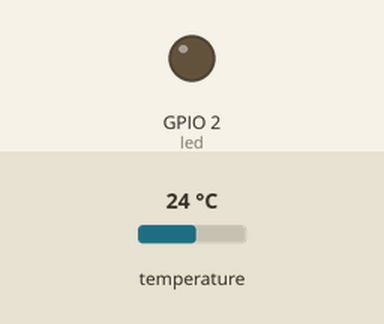
This program was run on a simulated ESP32 board running MicroPython. Shown: output pins drawn as LEDs (lit = HIGH). The inputs (shaded band) are chosen by the test bench; at power-on: temperature 24 °C. WiFi joins after 1.5 s; no MQTT or app messages arrive unless stated; what the program prints to the serial console is not drawn.

Above: at 0.1 s.
Timing chart, 0 to 4.0 s (numbered marks = the images above):
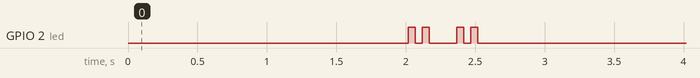

The program:

main.py
```python
import machine
import network
import time
import config
from umqtt.simple import MQTTClient
import ds18x20
import onewire

led = machine.Pin(2, machine.Pin.OUT)
ow = onewire.OneWire(machine.Pin(config.ow_pin))
ds = ds18x20.DS18X20(ow)


def wifi_connect():
    print("connecting to wifi...")
    sta_if = network.WLAN(network.STA_IF)
    wifi_connected = sta_if.isconnected()
    if not sta_if.active():
        sta_if.active(True)
    while not wifi_connected:
        print(f"connecting to ssid {config.wifi_ssid}...")
        try:
            sta_if.connect(config.wifi_ssid, config.wifi_password)
        except OSError:
            pass
        wifi_connected = sta_if.isconnected()
        if not wifi_connected:
            # wait 1 second before trying again
            time.sleep_ms(1000)
        else:
            wifi_connected = True
            print("wifi connected...")
    blink_led(2)
    return sta_if


def mqtt_connect():
    print("connecting to mqtt...")
    c = MQTTClient(
        client_id=config.dhcp_hostname,
        server=config.mqtt_server,
        port=config.mqtt_port,
    )
    c.connect()
    blink_led(2)
    return c


# def get_temp_f():
def c_to_f(c: float):
    f = (c * 9 / 5) + 32
    return f


def format_mqtt_float(v: float):
    return b"{:.2f}".format(v)


def read_ow_and_publish(client: MQTTClient):
    print("reading data from onewire...")
    roms = ds.scan()
    print(f"found {len(roms)} devices...")
    print("reading temp...")
    ds.convert_temp()
    time.sleep_ms(750)
    temps = [[d, c_to_f(ds.read_temp(d))] for d in roms]
    print("publishing to mqtt")
    for i, record in enumerate(temps):
        sensor_name = config.sensor_name_map[config.dhcp_hostname][i]
        topic = f"{config.mqtt_group}/{config.mqtt_device}/sensor/{sensor_name}"
        value = format_mqtt_float(record[1])
        print(topic, value)
        client.publish(topic, value)
        blink_led(1)

    # blink_led(int)


def blink_led(c: int = 2):
    for i in range(c):
        led.on()
        time.sleep_ms(50)
        led.off()
        time.sleep_ms(50)


# Startup
wifi = wifi_connect()
mqtt = mqtt_connect()
tim = machine.Timer(1)
tim.init(period=config.sample_period_ms, callback=lambda t: read_ow_and_publish(mqtt))
```

config.py
```python
wifi_ssid = ""
wifi_password = ""
wifi_connect_max_retries = 5
dhcp_hostname = "esp32_water_heater"
mqtt_server = "172.16.50.150"
mqtt_port = 1883
mqtt_group = "home"
mqtt_device = dhcp_hostname
ow_pin = 23
sample_period_ms = 60000
watchdog_enabled = True
watchdog_timeout_ms = 5000
sensor_name_map = {
    "esp32_water_heater": {
        0 : "hot/temp_f",
        1 : "cold/temp_f"
    }
}
```
